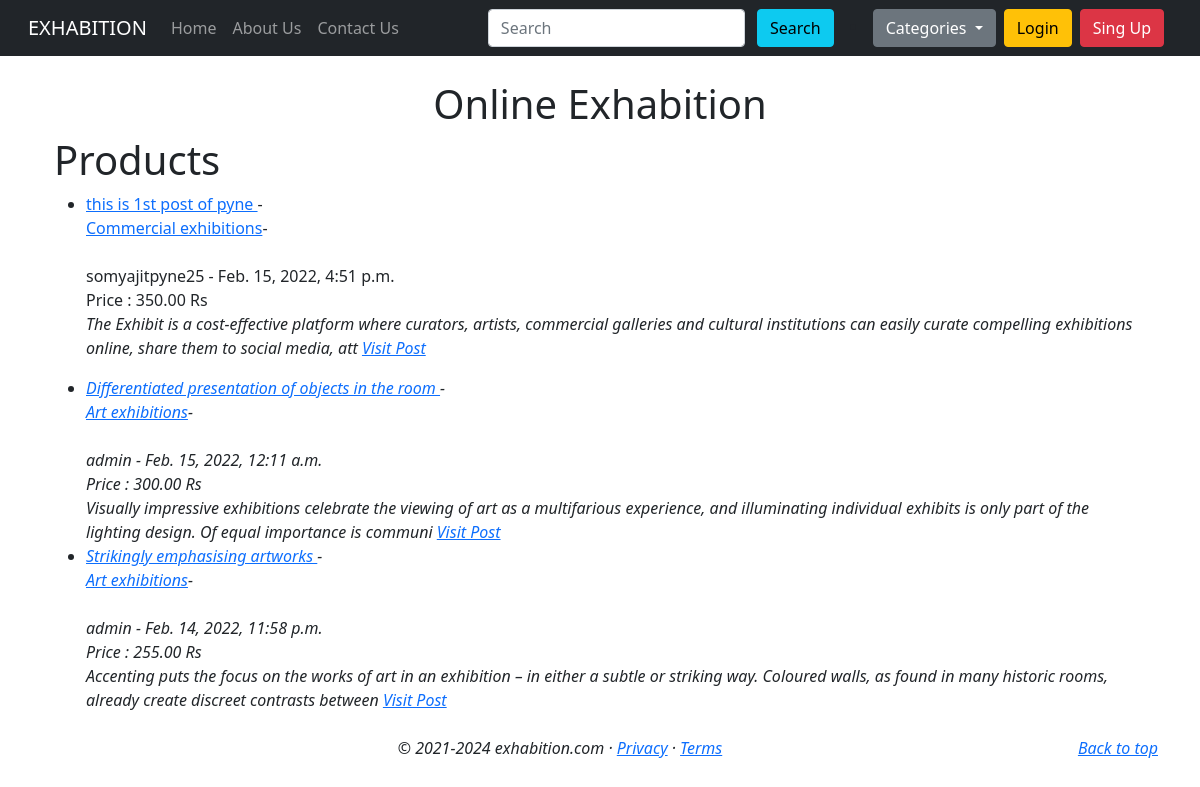
The page / on the database its author committed.
### home/models.py (models this page shows, shortened)
class Product(models.Model):
    title=models.CharField(max_length=255)
    product_image=models.ImageField(null=True, blank=True,upload_to='images/')
    title_tag=models.CharField(max_length=255)
    author=models.ForeignKey(User, on_delete=models.CASCADE)
    desc=RichTextField(blank=True, null=True)
    price=models.DecimalField(max_digits=8, decimal_places=2)
    category=models.CharField(max_length=255)
    likes=models.ManyToManyField(User,related_name='product_posts')
    created_at=models.DateTimeField(auto_now_add=True)
    updated_at = models.DateTimeField(auto_now=True)

### home/views.py (the view)
# urls.py: path('', homeView.as_view(), name='homeView'),
class homeView(ListView):
    model=Product
    template_name='home/home.html'
    ordering=['-created_at']
    def get_context_data(self, *args,**kwargs):
        cats_menu=Category.objects.all()
        context=super(homeView, self).get_context_data(*args, **kwargs)
        context['cats_menu']=cats_menu
        return context

### home/models.py (called while the page is built)
    def __str__(self):
        return self.name

### templates/home/home.html (shortened to what this page needs)
{% extends 'base.html' %}
{% block body %}
<div class="container my-4">
    <h1 class="my-2 text-center">Online Exhabition</h1>
    <div class="container">
        <h1>Products</h1>
    <ul>
    {% for product in object_list %}
    <li> <a href=" {% url 'Product_Details' product.pk %} ">
    {{ product.title }} </a> -
    <br>
    <a href=" {% url 'category' product.category|slugify %} ">
        {{ product.category }}</a>-
    <br>
    <br>
     {{product.author.username}} - {{ product.created_at }}
     <br>
     Price : {{ product.price }} Rs
    <br>
    {{ product.desc | slice:':200' | safe }}
    <a href=" {% url 'Product_Details' product.pk %}">Visit Post</a>
    </li>
    {% endfor %}
    </ul>
    </div>
</div>
{% endblock body %}

### rows shown on the page
Product: title "this is 1st post of pyne", category "Commercial exhibitions", author.username "somyajitpyne25", created_at "Feb. 15, 2022, 4:51 p.m.", price "350.00", desc "The Exhibit is a cost-effective platform where curators, artists, commercial galleries and cultural institutions can easily curate compelling exhibitions online, share them to social media, att"
Product: title "Differentiated presentation of objects in the room", category "Art exhibitions", author.username "admin", created_at "Feb. 15, 2022, 12:11 a.m.", price "300.00", desc "Visually impressive exhibitions celebrate the viewing of art as a multifarious experience, and illuminating individual exhibits is only part of the lighting design. Of equal importance is communi"
Product: title "Strikingly emphasising artworks", category "Art exhibitions", author.username "admin", created_at "Feb. 14, 2022, 11:58 p.m.", price "255.00", desc "Accenting puts the focus on the works of art in an exhibition – in either a subtle or striking way. Coloured walls, as found in many historic rooms, already create discreet contrasts between"
